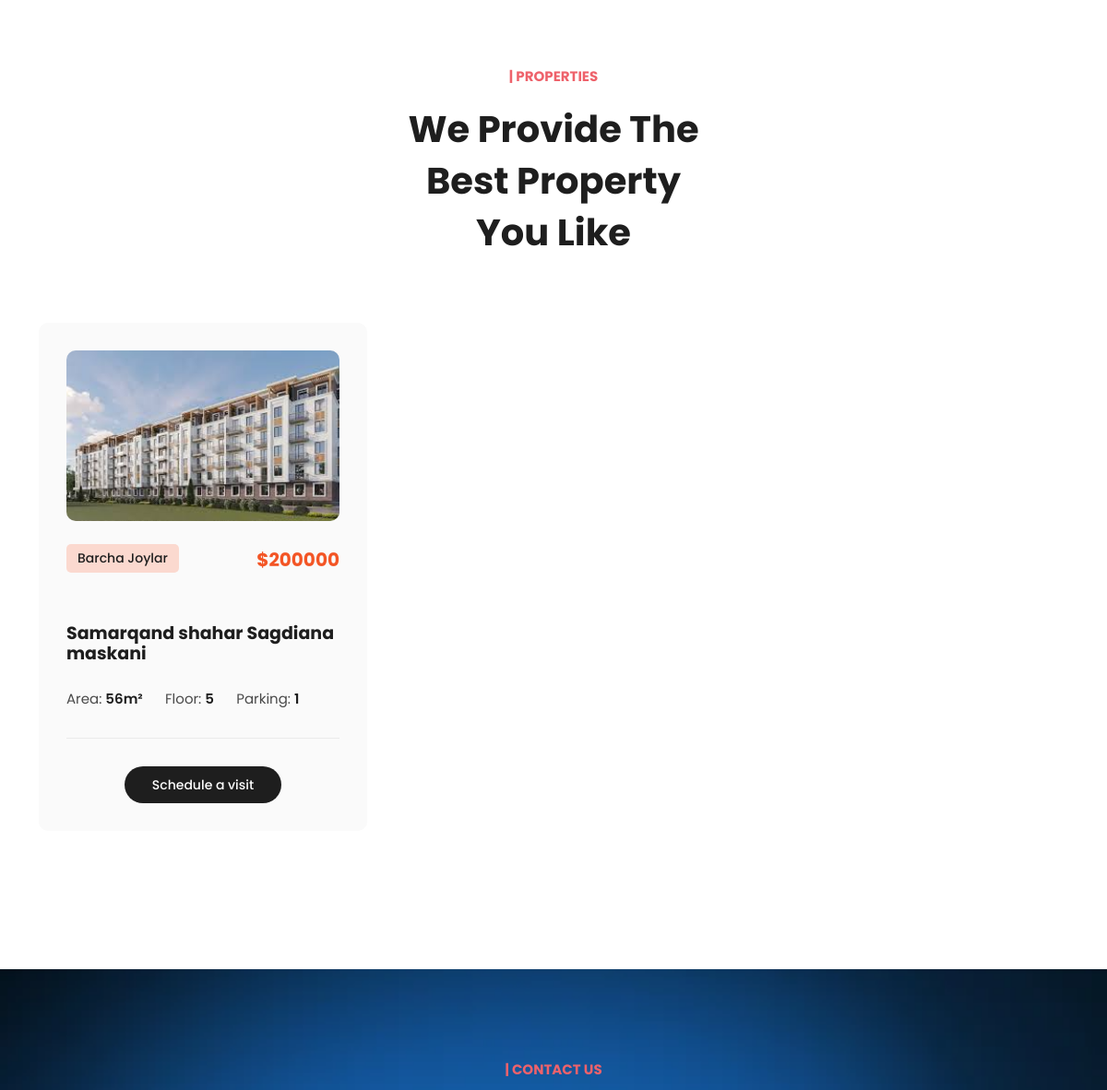
/ (middle part), run on an earlier commit of the app's database.
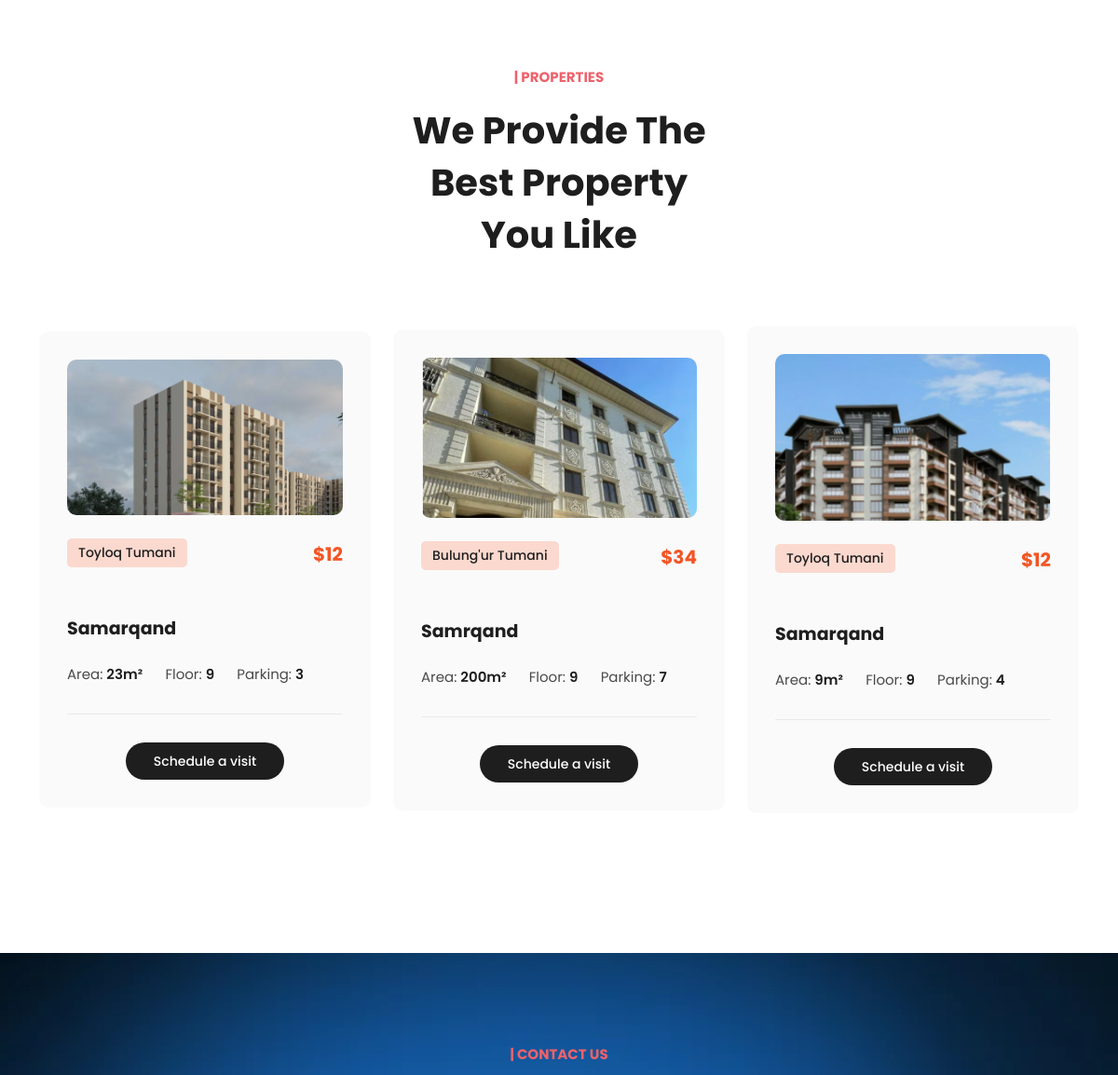
And on a later commit of the database.
### buy/models.py (models this page shows, shortened)
class HouseModel(models.Model):
    class Status(models.TextChoices):
        Deactive = 'Faol emas', 'Faol emas'
        Active = 'Faol', 'Faol'
    UZ = "so'm"
    RU = '₽'
    ENG = '$'
    the_price = (
        (UZ, "so'm"),
        (RU, "₽"),
        (ENG, "$"),
    )
    address = models.CharField(max_length=255, verbose_name='Adres')
    price = models.IntegerField(verbose_name='Narxi')
    price_type = models.CharField(max_length=10, choices=the_price, default="$")
    area = models.PositiveIntegerField(verbose_name='Kvadrat metri')
    floor = models.CharField(max_length=20, verbose_name='Qavati')
    parking = models.CharField(max_length=50, verbose_name ='Avtoturargohi')
    image = models.ImageField(upload_to='homes/images', verbose_name='Rasmi')
    category = models.ForeignKey(CategoryModel,
                                        verbose_name="Kategoriyasi",
                                        on_delete=models.CASCADE)
    publish_time = models.DateTimeField(default=timezone.now, verbose_name='Yangiliklar yaratilgan vaqti')
    created_time = models.DateTimeField(auto_now_add=True)
    updated_time = models.DateTimeField(auto_now=True)
    status = models.CharField(max_length=50,
                                    choices=Status.choices,
                                    default=Status.Deactive,
                                    verbose_name='holati'
                                    )
    objects = models.Manager ()
    manager = ActiveManager()
    class Meta:
        ordering = ['-publish_time']
        db_table = 'houses'
        managed = True
        verbose_name = 'Uy'
        verbose_name_plural = 'Uylar'

class CategoryModel(models.Model):
    name = models.CharField(max_length=50, verbose_name='Kategoriya nomi')
    def __str__(self):
        return self.name
    class Meta:
        verbose_name = 'Kategoriya '
        verbose_name_plural = 'Kategoriyalar'
        db_table = 'Categorys'
        managed = True

### buy/views.py (the view)
# urls.py: path('', views.home, name='home'),  # Map the home view to the root URL
def home(request):
    carousel_items = CarouselItem.objects.all()  # Karusel uchun elementlar
    all_house_list = HouseModel.objects.all()  # Uylar ro'yxati
    contact_info = Contact.objects.first()  # Birinchi kontakt ma'lumotlarini olish
    contoct_info = Contoct.objects.first()  # Birinchi contoct ma'lumotlarini olish
    if request.method == 'POST':
        form = ContactForm(request.POST)
        if form.is_valid():
            form.save()  # Forma ma'lumotlarini saqlash
            return redirect('home')  # Forma yuborilgandan keyin sahifani yangilash
    else:
        form = ContactForm()  # Bo‘sh forma yaratish
    return render(request, 'home.html', {
        'contact_info': contact_info,  # Kontakt ma'lumotlari
        'carousel_items': carousel_items,  # Karusel elementlari
        'all_house_list': all_house_list,  # Uylar ro'yxati
        'form': form,  # Kontakt shakli
        'contoct_info': contoct_info  # Contoct ma'lumotlari
    })

### templates/home.html (shortened to what this page needs)
{% extends 'base.html' %}
{% load static %}
{% block content %}
  <div class="main-banner">
  <div class="properties section">
    <div class="container">
        <div class="row">
            <div class="col-lg-4 offset-lg-4">
                <div class="section-heading text-center">
                    <h6>| Properties</h6>
                    <h2>We Provide The Best Property You Like</h2>
                </div>
            </div>
        </div>
        <div class="row">
            {% for property in all_house_list %}
            <div class="col-lg-4 col-md-6 align-self-center mb-30 properties-items {{ property.category|slugify }}">
                <div class="item">
                    <a href="#"><img src="{{ property.image.url }}" alt=""></a>
                    <span class="category">{{ property.category }}</span>
                    <h6>{{property.price_type}}{{ property.price }}</h6>
                    <h4>{{ property.address }}</h4>
                    <ul>
                        <li>Area: <span>{{ property.area }}m²</span></li>
                        <li>Floor: <span>{{ property.floor }}</span></li>
                        <li>Parking: <span>{{ property.parking }}</span></li>
                    </ul>
                    <div class="main-button">
                        <a href="#">Schedule a visit</a>
                    </div>
                </div>
            </div>
            {% endfor %}
        </div>
    </div>
</div>
  <div class="contact section">
    <div class="container">
      <div class="row">
        <div class="col-lg-4 offset-lg-4">
          <div class="section-heading text-center">
            <h6>| Contact Us</h6>
          </div>
        </div>
      </div>
    </div>
  </div>
  {% endblock %}

What changed in the data, as far as the page shows it:
removed HouseModel: image (picture), category "Barcha Joylar", price_type "$", price "200000", address "Samarqand shahar Sagdiana maskani", area "56", floor "5", parking "1"
added HouseModel: image (picture), category "Toyloq Tumani", price_type "$", price "12", address "Samarqand", area "23", floor "9", parking "3"
added HouseModel: image (picture), category "Bulung'ur Tumani", price_type "$", price "34", address "Samrqand", area "200", floor "9", parking "7"
added HouseModel: image (picture), category "Toyloq Tumani", price_type "$", price "12", address "Samarqand", area "9", floor "9", parking "4"
